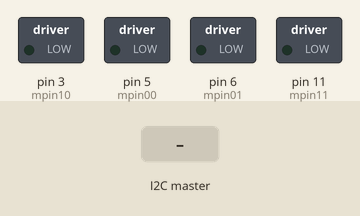
Simulated run of this sketch. Board: Arduino Uno, built with avr-gcc and run on an emulated ATmega328P. Shown: switched loads named in the sketch (green lamp = pin HIGH). Inputs (shaded band) come from the test bench.

Above: at 1.2 s.
1.3 s: the I2C master sends the byte 1
At 2.3 s:
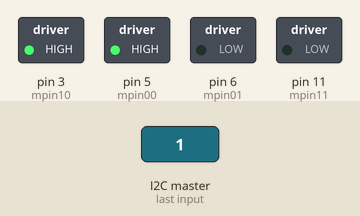
2.8 s: the I2C master sends the byte 2
At 3.5 s:
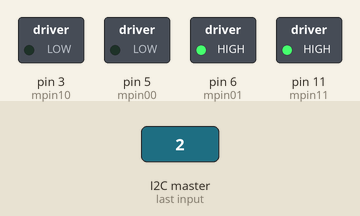
4.3 s: the I2C master sends the byte 0
At 4.6 s:
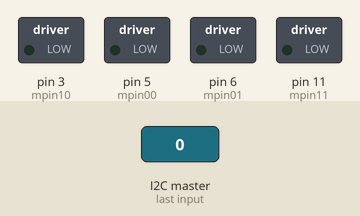
Timing chart, 0 to 7.3 s (numbered marks = the images above; inputs shaded):
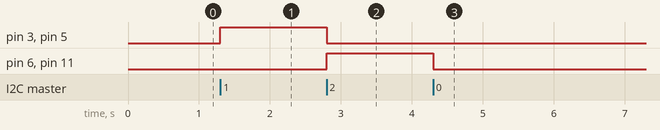

Measured:
- after the input at 1.3 s, pin 3 (mpin10), pin 5 (mpin00): LOW → HIGH at once
- after the input at 2.8 s, pin 3 (mpin10), pin 5 (mpin00): HIGH → LOW at once; pin 6 (mpin01), pin 11 (mpin11): LOW → HIGH at once
- after the input at 4.3 s, pin 6 (mpin01), pin 11 (mpin11): HIGH → LOW at once

The sketch:

code_for_uno.ino
```cpp
#include <Wire.h>

//Pins of motor 1
#define mpin00 5
#define mpin01 6

//Pins of motor 2
#define mpin10 3
#define mpin11 11

int value = 0;

void setup() {
  digitalWrite(mpin00,0);
  digitalWrite(mpin01,0);
  digitalWrite(mpin10,0);
  digitalWrite(mpin11,0);

  pinMode(mpin00,OUTPUT);
  pinMode(mpin01,OUTPUT);
  pinMode(mpin10,OUTPUT);
  pinMode(mpin11,OUTPUT);

  Serial.begin(9600);
  Wire.begin(9);
  Wire.onReceive(receiveEvent);
}

void receiveEvent(){
  value = Wire.read();
}

void forward(){
  digitalWrite(mpin00, 1);
  digitalWrite(mpin01, 0);
  digitalWrite(mpin10, 1);
  digitalWrite(mpin11, 0);
}

void back(){
  digitalWrite(mpin00, 0);
  digitalWrite(mpin01, 1);
  digitalWrite(mpin10, 0);
  digitalWrite(mpin11, 1);
}

void left(){
  digitalWrite(mpin00, 0);
  digitalWrite(mpin01, 0);
  digitalWrite(mpin10, 1);
  digitalWrite(mpin11, 0);
}

void right(){
  digitalWrite(mpin00, 1);
  digitalWrite(mpin01, 0);
  digitalWrite(mpin10, 0);
  digitalWrite(mpin11, 0);
}

void stopRobot(){
  digitalWrite(mpin00, 0);
  digitalWrite(mpin01, 0);
  digitalWrite(mpin10, 0);
  digitalWrite(mpin11, 0);
}

void loop() {
  // put your main code here, to run repeatedly:
  switch(value){
      case 1:
        forward();
        break;

      case 2:
        back();
        break;

      case 3:
        left();
        break;

      case 4:
        right();
        break;

      case 0:
        stopRobot();
        break;
    }
}
```
